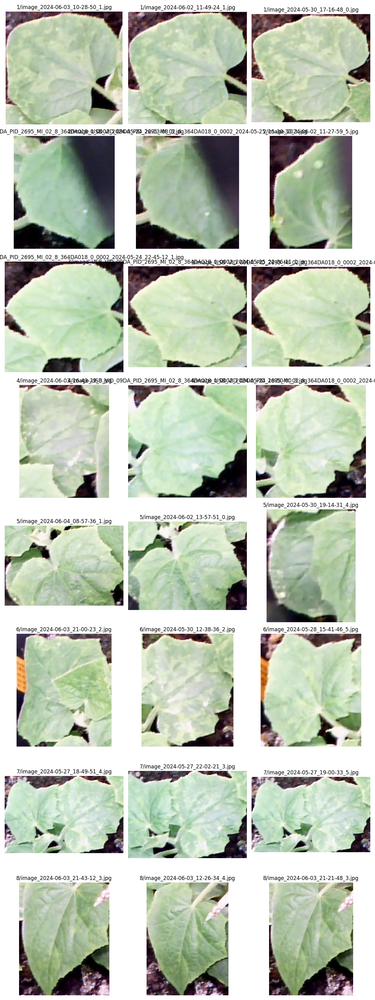
#> input picture PatternRecognition/source/dataset_samples.png, 375 x 1000 px, shrunk from 1200 x 3200 before the run; its folder holds only this picture in this run
$ python -i 1_data_process_improved.py   (imports and definitions only)
#> lines starting #> are read from the running program, lines starting #| are printed output that depends on the picture; after the words box and inside, x2 and y2 are one past the last pixel; in counts of white or black regions, pixels touching at a corner belong together
#> further down, picture is the input picture: shape (1000, 375, 3); mean B, G, R 182.4, 199.2, 189.8
import os
import cv2
import numpy as np
import matplotlib.pyplot as plt
from tqdm import tqdm

def apply_leaf_filters(img):
    """
    Görüntüyü alır ve filtreleri uygular, sonuçları döndürür
    """
    img_rgb = cv2.cvtColor(img, cv2.COLOR_BGR2RGB)

    # Convert to different color spaces
    hsv = cv2.cvtColor(img, cv2.COLOR_BGR2HSV)
#> hsv: shape (1000, 375, 3); mean H, S, V 45.8, 37, 201.7
    lab = cv2.cvtColor(img, cv2.COLOR_BGR2LAB)
#> lab: shape (1000, 375, 3); mean of channels 0, 1, 2 199.9, 122, 135.4

    # Apply different filters
    # 1. Gaussian Blur to reduce noise
    blur = cv2.GaussianBlur(img_rgb, (5, 5), 0)
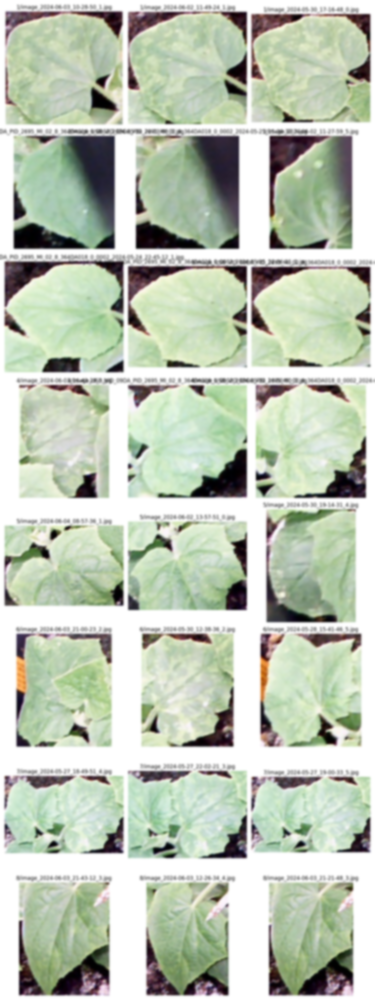
#> blur: shape (1000, 375, 3); mean R, G, B 189.8, 199.2, 182.4

    # 2. Edge detection
    edges = cv2.Canny(img, 100, 200)
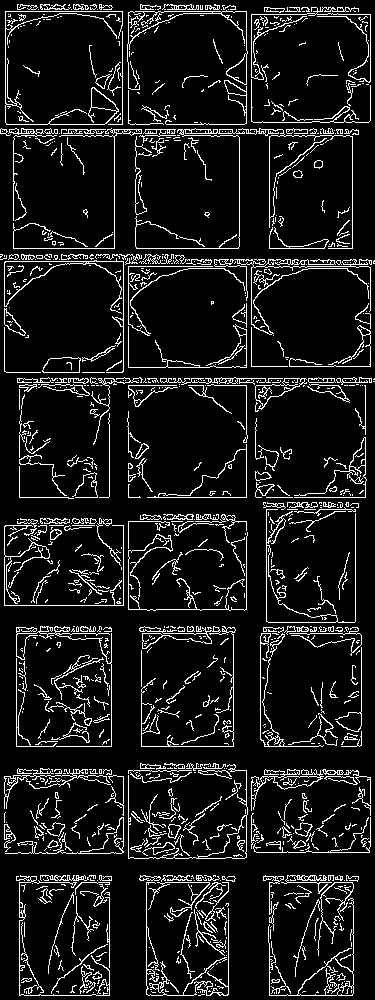
#> edges: shape (1000, 375); 10.1% white in thin lines or dots

    # 3. Enhance contrast using CLAHE (Contrast Limited Adaptive Histogram Equalization)
    clahe = cv2.createCLAHE(clipLimit=2.0, tileGridSize=(8, 8))
    lab_planes = list(cv2.split(lab))
#> lab_planes = 3 items
    lab_planes[0] = clahe.apply(lab_planes[0])
    clahe_img = cv2.merge(lab_planes)
#> clahe_img: shape (1000, 375, 3); mean of channels 0, 1, 2 181.5, 122, 135.4
    clahe_img = cv2.cvtColor(clahe_img, cv2.COLOR_LAB2RGB)
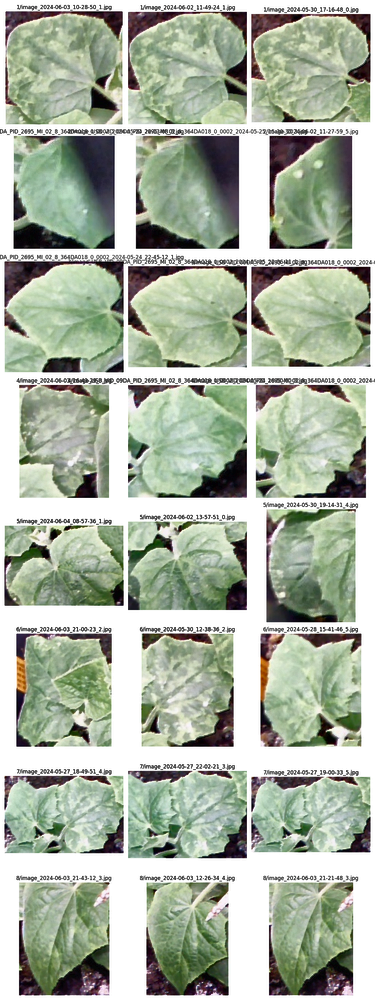
#> clahe_img: shape (1000, 375, 3); mean R, G, B 170.7, 179.9, 163.6

    # 4. Use HSV color space to isolate potential diseased areas
    # Extract the saturation channel which can help highlight disease spots
    s_channel = hsv[:,:,1]
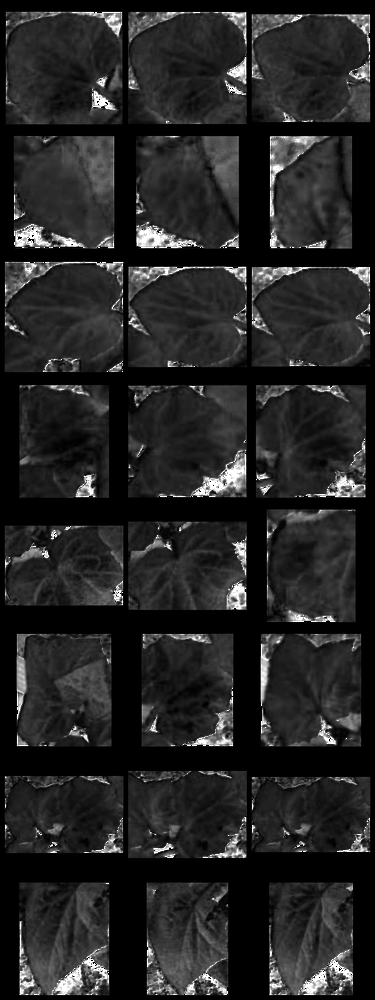
#> s_channel: shape (1000, 375); min 0, max 255, mean 37

    # 5. Apply threshold to create binary image that highlights potential spots
    _, thresh = cv2.threshold(s_channel, 120, 255, cv2.THRESH_BINARY)
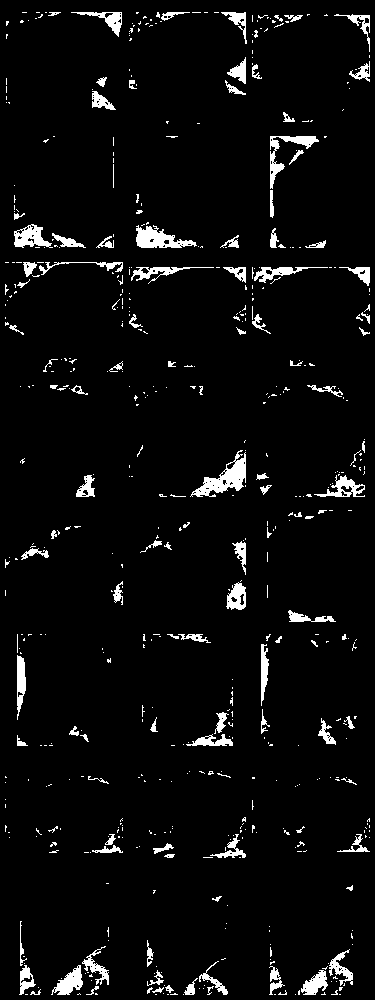
#> thresh: shape (1000, 375); 4.6% white; 565 white regions (451 under 20 px), largest, box (x1, y1, x2, y2) and area: (190, 450, 246, 497) 971, (136, 225, 197, 248) 745, (270, 136, 319, 189) 594

    return img_rgb, edges, clahe_img, s_channel, thresh, blur

# [127 lines left out: functions save_processed_image, process_all_images, not called in this run]

# [2 lines not run here, left out]

>>> import cv2
>>> picture = cv2.imread('../dataset_samples.png')
>>> result = apply_leaf_filters(picture)
#> result = 6 items
